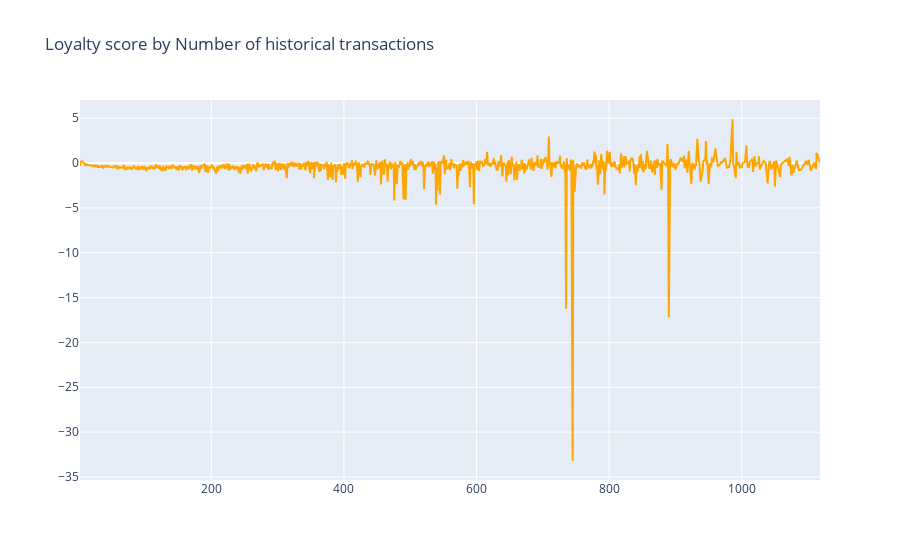

The notebook cell this image was saved under:
### Code cell
cnt_srs = train_df.groupby("num_hist_transactions")[target_col].mean()
cnt_srs = cnt_srs.sort_index()
cnt_srs = cnt_srs[:-50]

def scatter_plot(cnt_srs, color):
    trace = go.Scatter(
        x=cnt_srs.index[::-1],
        y=cnt_srs.values[::-1],
        showlegend=False,
        marker=dict(
            color=color,
        ),
    )
    return trace

trace = scatter_plot(cnt_srs, "orange")
layout = dict(
    title='Loyalty score by Number of historical transactions',
    )
data = [trace]
fig = go.Figure(data=data, layout=layout)
py.iplot(fig, filename="Histtranscnt")

### Figure 1 — Plotly figure (JSON) as saved in the notebook; plotly's stock layout.template omitted (floating-point values rounded to 4 significant figures; data arrays with more than 128 entries replaced by an {"elided": "..."} marker saying what was removed)
{"data": [{"marker": {"color": "orange"}, "showlegend": false, "type": "scatter", "x": {"elided": "973 int values"}, "y": {"elided": "973 float values"}}], "layout": {"title": {"text": "Loyalty score by Number of historical transactions"}}}
